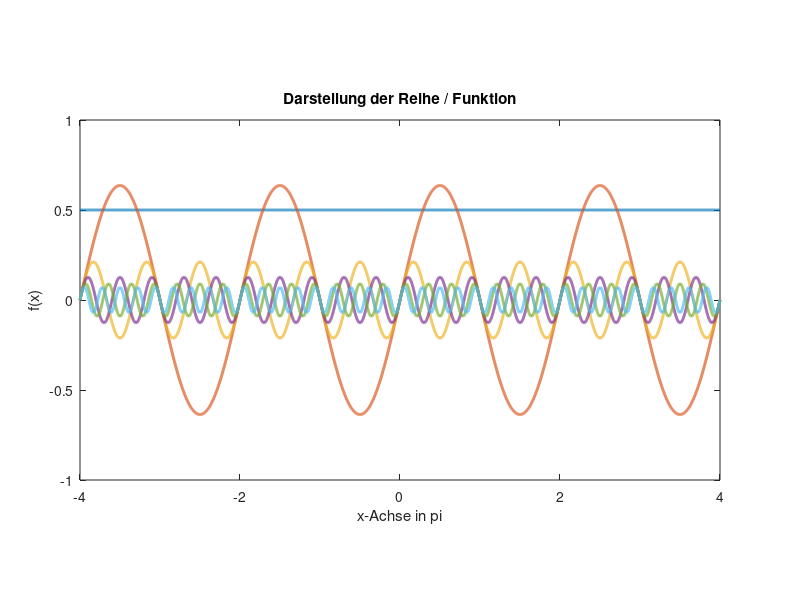

Here is the MATLAB script that generated this plot:
function plotRealSeriesVerstaendnis()
    % Anzahl der Schritte für die diskrete Berechnung
    N = 10000;

    n = 100; % Max Anzahl der Reihenglieder

    startIndex = 0;

    % Bereich für die x-Achse
    x = linspace(-4*pi, 4*pi, N);
    x_scaled = x / pi; % Skalierung der x-Achse

    term0 = sprintf('(2/((2*0+1)*pi))*sin((2*0+1)*x)'); % Aufgabe 1 x_1
    term1 = sprintf('(2/((2*1+1)*pi))*sin((2*1+1)*x)'); % Aufgabe 1 x_1
    term2 = sprintf('(2/((2*2+1)*pi))*sin((2*2+1)*x)'); % Aufgabe 1 x_1
    term3 = sprintf('(2/((2*3+1)*pi))*sin((2*3+1)*x)'); % Aufgabe 1 x_1
    term4 = sprintf('(2/((2*4+1)*pi))*sin((2*4+1)*x)'); % Aufgabe 1 x_1
 
    offset = sprintf('1/2');
   
  
    % Erstelle eine Figur und Achsen für den Schieberegler
    figure;
    ax = axes('Position', [0.1, 0.2, 0.8, 0.6]);
 
        % Berechnung der Fourier-Reihe
        n_offset = @(x) eval(offset);
        n_term0 = @(x) eval(term0);
        n_term1 = @(x) eval(term1);
        n_term2 = @(x) eval(term2);
        n_term3 = @(x) eval(term3);
        n_term4 = @(x) eval(term4);
        
        F = zeros(1, N);
        F = F+n_offset(x);

        F0 = zeros(1, N);
        F0 = F0+n_term0(x);

        F1 = zeros(1, N);
        F1 = F1+n_term1(x);

        F2 = zeros(1, N);
        F2 = F2+n_term2(x);

        F3 = zeros(1, N);
        F3 = F3+n_term3(x);

        F4 = zeros(1, N);
        F4 = F4+n_term4(x);

        % Lösche den alten Plot, falls vorhanden
        if isfield(ax, 'Children')
            delete(ax.Children);
        end

       
        % Darstellung der Ergebnisse
      
        
        plot(ax, x_scaled, F, 'LineWidth', 2);
        hold on;
        plot(ax, x_scaled, F0, 'LineWidth', 2);
        plot(ax, x_scaled, F1, 'LineWidth', 2);
        plot(ax, x_scaled, F2, 'LineWidth', 2);
        plot(ax, x_scaled, F3, 'LineWidth', 2);
        plot(ax, x_scaled, F4, 'LineWidth', 2);

        %plot(ax, x_scaled, g,'LineWidth', 2);
        %hold off;
        xlabel(ax, 'x-Achse in pi'); % aktualisierte Beschriftung
        ylabel(ax, 'f(x)');
        title(ax, 'Darstellung der Reihe / Funktion');

         

end

